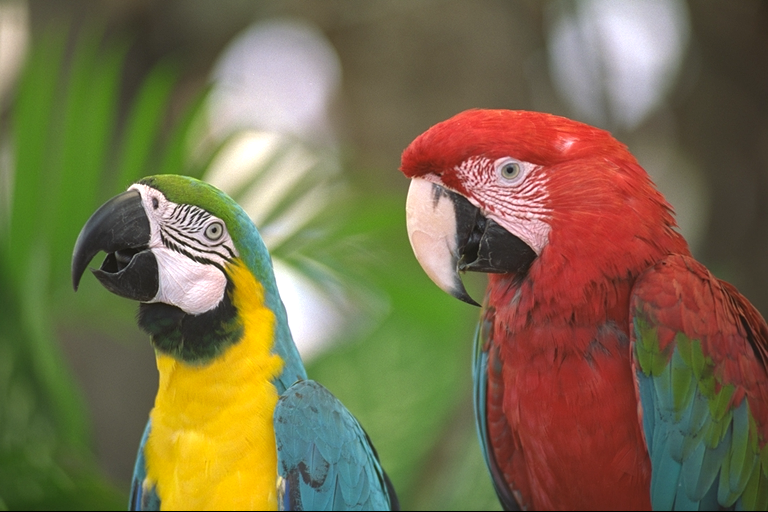
#> input picture tsks24/lab4/image1.png, 768 x 512 px
$ python DemoA2.py
#> lines starting #> are read from the running program, lines starting #| are printed output that depends on the picture; long printed decimals are rounded
#> further down, orig is the input picture: shape (512, 768, 3); mean B, G, R 75.8, 109.6, 121.7
### tsks24/lab4/jpeglab.py
# JPEG lab module

import numpy as np
import sys
def rgb2ycbcr(r, g=0, b=0):
#> called with g = 0, b = 0
    if r.ndim == 3:
        g = r[:,:,1]
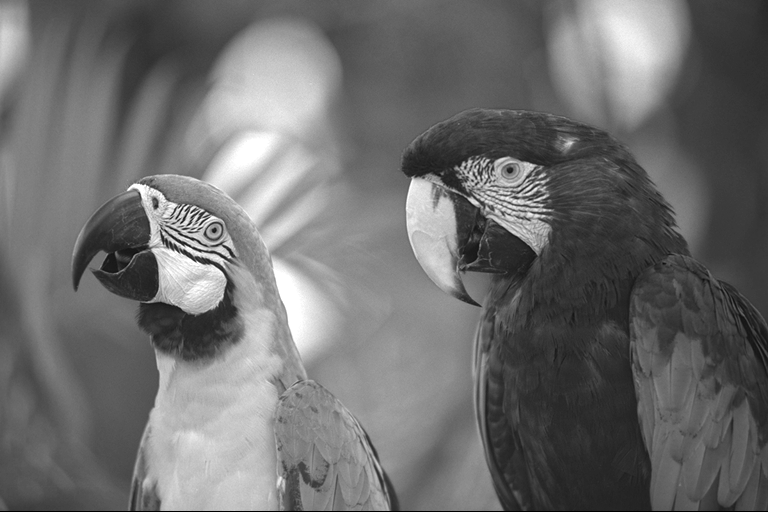
#> g: shape (512, 768); min 0, max 255, mean 109.6
        b = r[:,:,2]
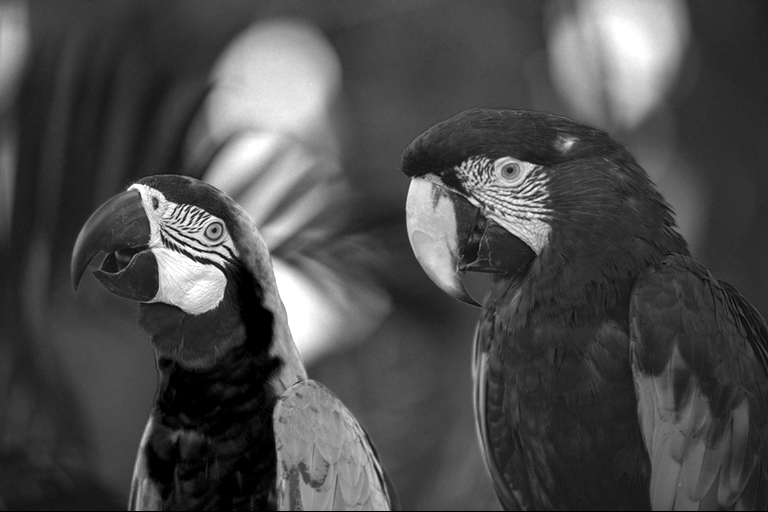
#> b: shape (512, 768); min 0, max 255, mean 75.8
        r = r[:,:,0]
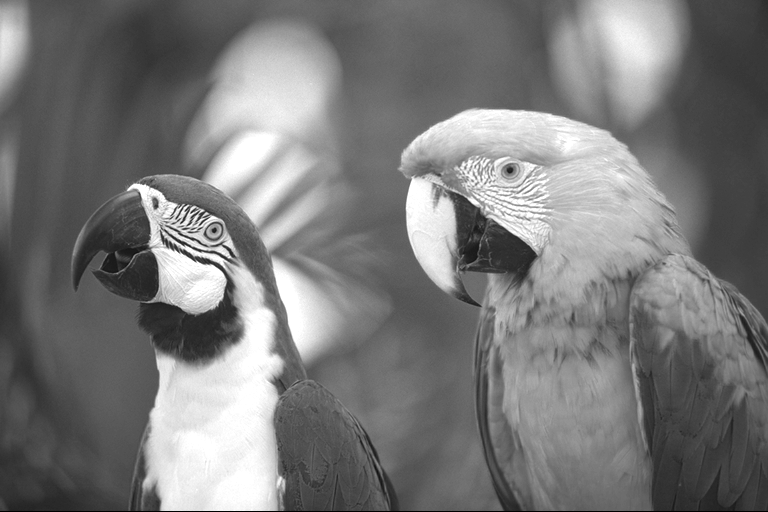
#> r: shape (512, 768); min 0, max 255, mean 121.7
    y = 16. + (65.481*r + 128.553*g + 24.966*b)/255.
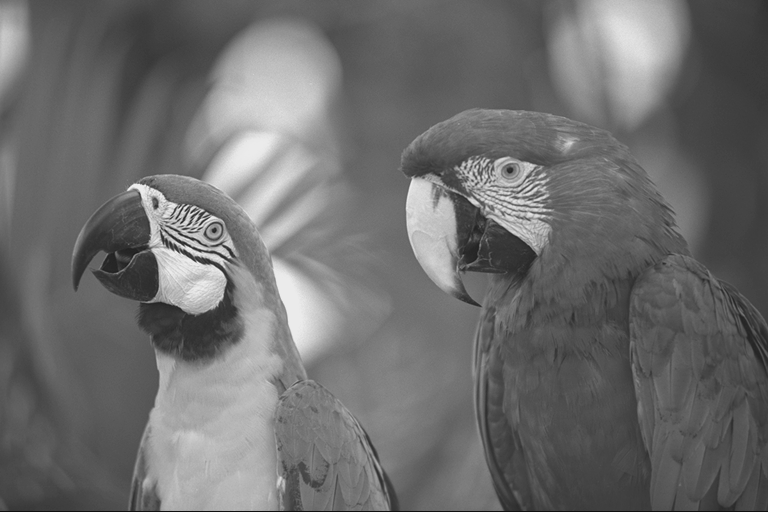
#> y: shape (512, 768) float64; min 16, max 235, mean 109.9
    cb = 128. + (-37.797*r - 74.203*g + 112.*b)/255.
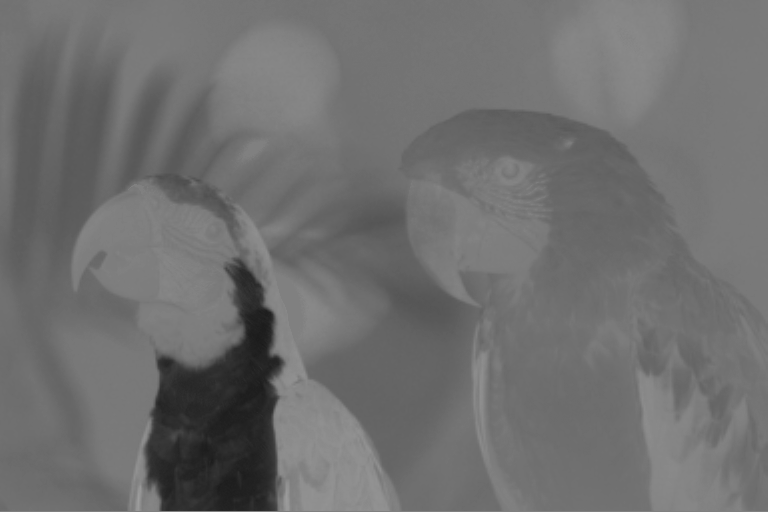
#> cb: shape (512, 768) float64; min 25.89, max 157.8, mean 111.4
    cr = 128. + (112.*r - 93.786*g - 18.214*b)/255.
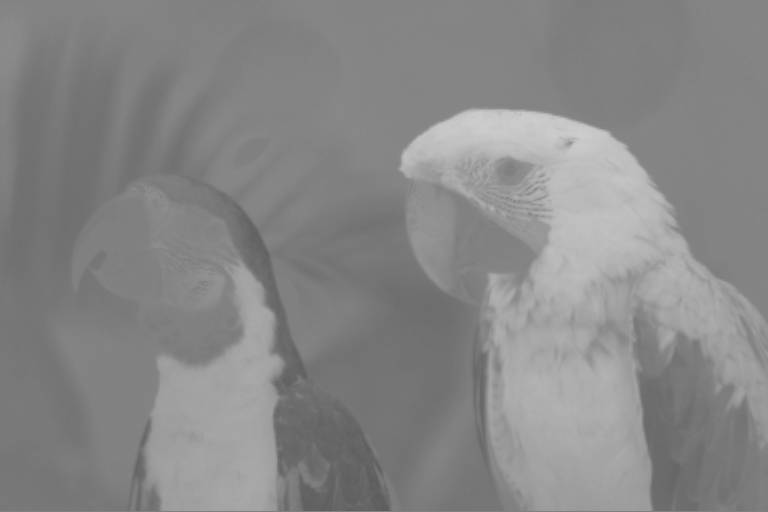
#> cr: shape (512, 768) float64; min 92.59, max 205.6, mean 135.7
    return (y, cb, cr)

# [198 lines left out: functions ycbcr2rgb, im2col_distinct, col2im_distinct, dct2basemx, bdct, ibdct and 6 more, not called in this run]

### tsks24/lab4/DemoA.py
import numpy as np
from scipy import signal, misc, ndimage
import cv2
from matplotlib import pyplot as plt
plt.rcParams['image.interpolation'] = 'nearest'
import jpeglab as jl


def mse(x,y):
    return np.mean((x-y)**2)

def psnr(x,y):
    return 10*np.log10(255**2/mse(x,y))

# [27 lines that do not run on import are left out]

### tsks24/lab4/DemoA2.py
import numpy as np
from scipy import signal, misc, ndimage
import cv2
from matplotlib import pyplot as plt
plt.rcParams['image.interpolation'] = 'nearest'
import jpeglab as jl
from DemoA import mse, psnr


orig = cv2.imread('image1.png')
orig = cv2.cvtColor(orig, cv2.COLOR_BGR2RGB)


y, cb, cr = jl.rgb2ycbcr(orig)


plt.figure(1)
plt.imshow(y, 'gray', clim=(0, 255))
plt.title('y')

F = 2.0

y3 = np.floor(ndimage.zoom(y, 1.0/F, order=3))
y4 = ndimage.zoom(y3, F, order=3)
plt.figure(2)
plt.imshow(y4, 'gray', clim=(0, 255))
print(f'F={F} MSE:', mse(y, y4))
#| F=2.0 MSE: 19.906
print(f'F={F} PSNR:', psnr(y, y4))
#| F=2.0 PSNR: 35.141
plt.show(block=False)

F = 1.5

y3 = np.floor(ndimage.zoom(y, 1.0/F, order=3))
#> y3: shape (341, 512) float64
y4 = ndimage.zoom(y3, F, order=3)
plt.figure(3)
plt.imshow(y4, 'gray', clim=(0, 255))
print(f'F={F} MSE:', mse(y, y4))
#| F=1.5 MSE: 6.835
print(f'F={F} PSNR:', psnr(y, y4))
#| F=1.5 PSNR: 39.783
plt.show(block=False)


diff = np.abs(y - y4)
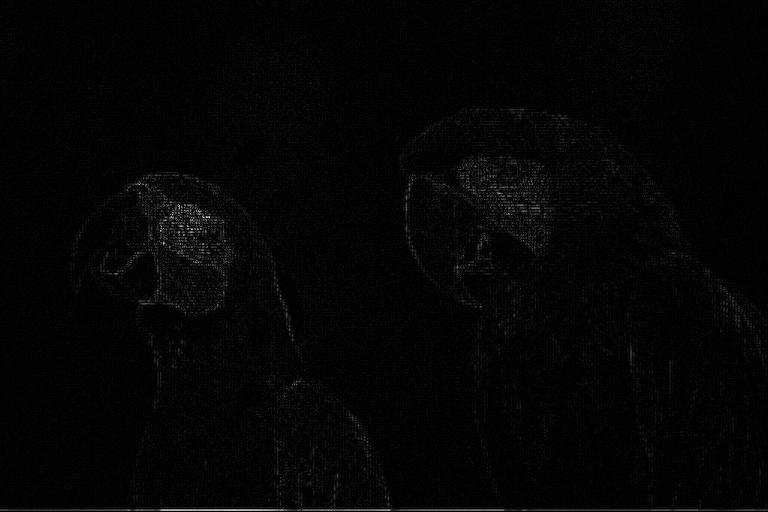
#> diff: shape (512, 768) float64; min 0, max 64.08, mean 1.3; drawn with min black and max white
plt.figure(4)
plt.imshow(diff, 'gray', clim=(-128, 127))
plt.title('diff')
plt.show(block=True)

$ run again, with tsks24/lab4/image3.png copied over tsks24/lab4/image1.png
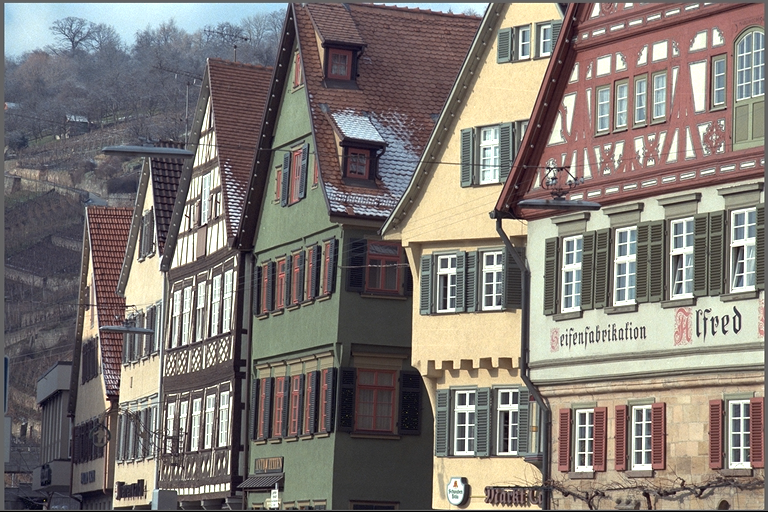
#> input picture tsks24/lab4/image3.png, 768 x 512 px
#> orig is the input picture: shape (512, 768, 3); mean B, G, R 116, 121.1, 128
#| F=2.0 MSE: 278.489
#| F=2.0 PSNR: 23.683
#> `y4 = ndimage.zoom(y3, F, order=3)`:
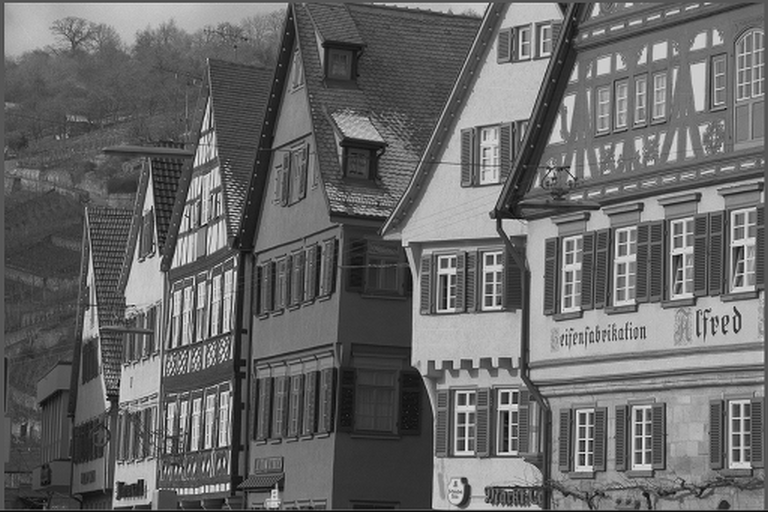
#> y4: shape (512, 768) float64; min 3.37, max 290.2, mean 120.8; drawn with min black and max white
#| F=1.5 MSE: 107.218
#| F=1.5 PSNR: 27.828
#> `diff = np.abs(y - y4)`:
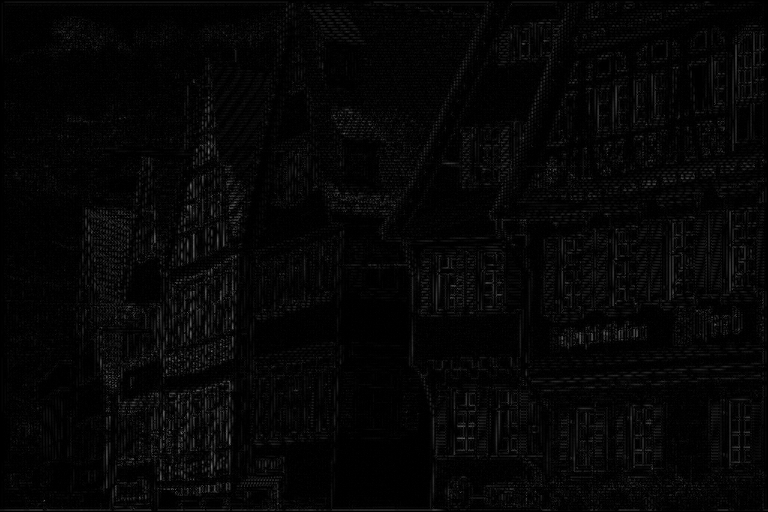
#> diff: shape (512, 768) float64; min 0, max 112.1, mean 6.2

$ run again, with tsks24/lab4/image4.png copied over tsks24/lab4/image1.png
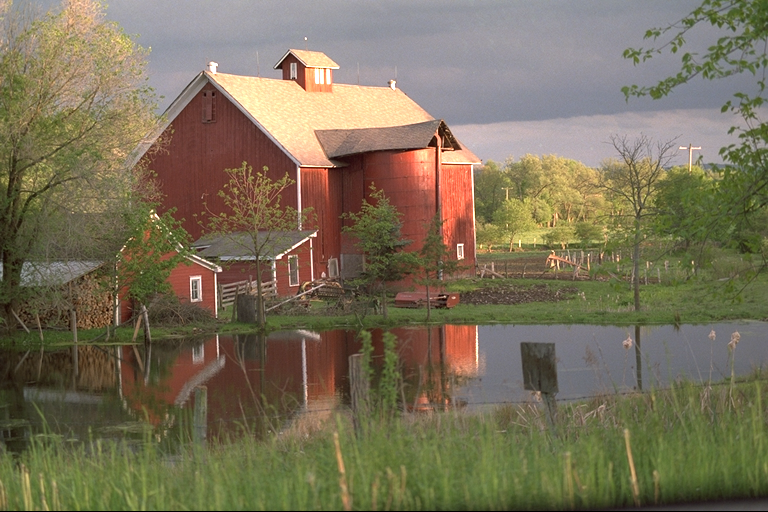
#> input picture tsks24/lab4/image4.png, 768 x 512 px
#> orig is the input picture: shape (512, 768, 3); mean B, G, R 88.7, 112.4, 121.8
#| F=2.0 MSE: 53.898
#| F=2.0 PSNR: 30.815
#| F=1.5 MSE: 21.547
#| F=1.5 PSNR: 34.797
#> `diff = np.abs(y - y4)`:
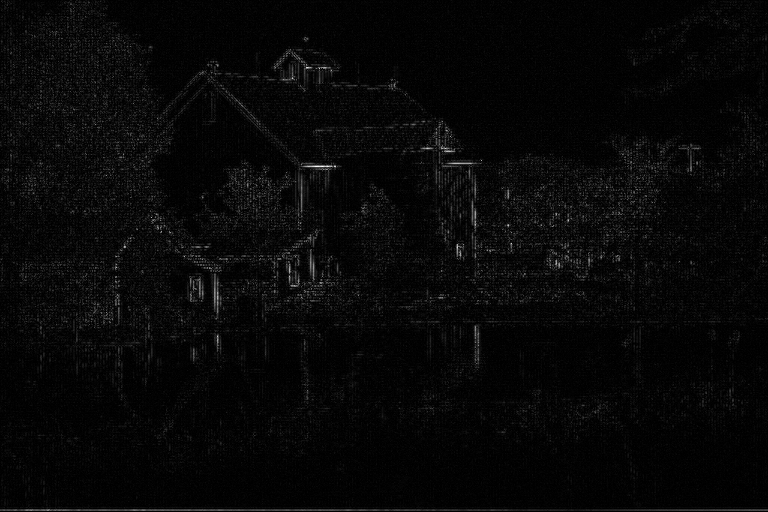
#> diff: shape (512, 768) float64; min 0, max 82.27, mean 2.6; drawn with min black and max white
